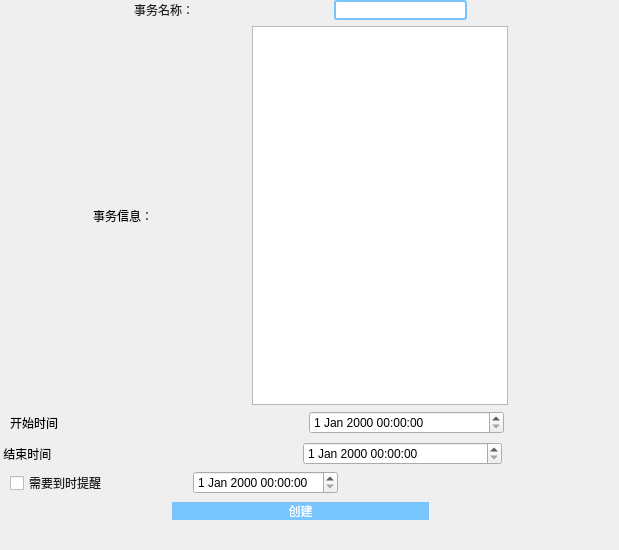
<?xml version="1.0" encoding="UTF-8"?>
<ui version="4.0">
 <class>AddScheTask</class>
 <widget class="QDialog" name="AddScheTask">
  <property name="geometry">
   <rect>
    <x>0</x>
    <y>0</y>
    <width>619</width>
    <height>550</height>
   </rect>
  </property>
  <property name="windowTitle">
   <string>新建定时事务</string>
  </property>
  <property name="autoFillBackground">
   <bool>false</bool>
  </property>
  <widget class="QWidget" name="verticalLayoutWidget">
   <property name="geometry">
    <rect>
     <x>0</x>
     <y>0</y>
     <width>601</width>
     <height>521</height>
    </rect>
   </property>
   <layout class="QVBoxLayout" name="verticalLayout" stretch="6,0,6,6,6,8">
    <property name="sizeConstraint">
     <enum>QLayout::SetDefaultConstraint</enum>
    </property>
    <item>
     <layout class="QHBoxLayout" name="horizontalLayout_7">
      <item>
       <spacer name="horizontalSpacer_8">
        <property name="orientation">
         <enum>Qt::Horizontal</enum>
        </property>
        <property name="sizeHint" stdset="0">
         <size>
          <width>40</width>
          <height>20</height>
         </size>
        </property>
       </spacer>
      </item>
      <item>
       <widget class="QLabel" name="label_task_name">
        <property name="styleSheet">
         <string notr="true">font: 25 11pt '宋体';
color: rgb(31,31,31);</string>
        </property>
        <property name="text">
         <string>事务名称：</string>
        </property>
        <property name="alignment">
         <set>Qt::AlignCenter</set>
        </property>
       </widget>
      </item>
      <item>
       <spacer name="horizontalSpacer_11">
        <property name="orientation">
         <enum>Qt::Horizontal</enum>
        </property>
        <property name="sizeHint" stdset="0">
         <size>
          <width>40</width>
          <height>20</height>
         </size>
        </property>
       </spacer>
      </item>
      <item>
       <widget class="QLineEdit" name="input_task_name">
        <property name="styleSheet">
         <string notr="true">font: 25 13pt '微软雅黑';
color: rgb(31,31,31);
padding-left:20px;
background-color: rgb(255, 255, 255);
border:2px solid rgb(120,196,255);
border-radius:3px;</string>
        </property>
       </widget>
      </item>
      <item>
       <spacer name="horizontalSpacer_12">
        <property name="orientation">
         <enum>Qt::Horizontal</enum>
        </property>
        <property name="sizeHint" stdset="0">
         <size>
          <width>40</width>
          <height>20</height>
         </size>
        </property>
       </spacer>
      </item>
     </layout>
    </item>
    <item>
     <layout class="QHBoxLayout" name="horizontalLayout_3">
      <item>
       <spacer name="horizontalSpacer_2">
        <property name="orientation">
         <enum>Qt::Horizontal</enum>
        </property>
        <property name="sizeHint" stdset="0">
         <size>
          <width>40</width>
          <height>20</height>
         </size>
        </property>
       </spacer>
      </item>
      <item>
       <widget class="QLabel" name="label_2">
        <property name="text">
         <string>事务信息：</string>
        </property>
       </widget>
      </item>
      <item>
       <spacer name="horizontalSpacer_9">
        <property name="orientation">
         <enum>Qt::Horizontal</enum>
        </property>
        <property name="sizeHint" stdset="0">
         <size>
          <width>40</width>
          <height>20</height>
         </size>
        </property>
       </spacer>
      </item>
      <item>
       <widget class="QTextEdit" name="input_comment"/>
      </item>
      <item>
       <spacer name="horizontalSpacer_10">
        <property name="orientation">
         <enum>Qt::Horizontal</enum>
        </property>
        <property name="sizeHint" stdset="0">
         <size>
          <width>40</width>
          <height>20</height>
         </size>
        </property>
       </spacer>
      </item>
     </layout>
    </item>
    <item>
     <layout class="QHBoxLayout" name="ymd_layout" stretch="1,2,2,1">
      <property name="leftMargin">
       <number>10</number>
      </property>
      <property name="bottomMargin">
       <number>2</number>
      </property>
      <item>
       <widget class="QLabel" name="label">
        <property name="text">
         <string>开始时间</string>
        </property>
       </widget>
      </item>
      <item>
       <spacer name="horizontalSpacer_4">
        <property name="orientation">
         <enum>Qt::Horizontal</enum>
        </property>
        <property name="sizeType">
         <enum>QSizePolicy::Preferred</enum>
        </property>
        <property name="sizeHint" stdset="0">
         <size>
          <width>80</width>
          <height>20</height>
         </size>
        </property>
       </spacer>
      </item>
      <item>
       <widget class="QDateTimeEdit" name="datetime_start">
        <property name="minimumDateTime">
         <datetime>
          <hour>0</hour>
          <minute>0</minute>
          <second>0</second>
          <year>1759</year>
          <month>9</month>
          <day>14</day>
         </datetime>
        </property>
       </widget>
      </item>
      <item>
       <spacer name="horizontalSpacer_7">
        <property name="orientation">
         <enum>Qt::Horizontal</enum>
        </property>
        <property name="sizeHint" stdset="0">
         <size>
          <width>40</width>
          <height>20</height>
         </size>
        </property>
       </spacer>
      </item>
     </layout>
    </item>
    <item>
     <layout class="QHBoxLayout" name="horizontalLayout" stretch="1,2,2,1">
      <item>
       <widget class="QLabel" name="label_4">
        <property name="text">
         <string> 结束时间 </string>
        </property>
       </widget>
      </item>
      <item>
       <spacer name="horizontalSpacer_14">
        <property name="orientation">
         <enum>Qt::Horizontal</enum>
        </property>
        <property name="sizeType">
         <enum>QSizePolicy::Preferred</enum>
        </property>
        <property name="sizeHint" stdset="0">
         <size>
          <width>80</width>
          <height>20</height>
         </size>
        </property>
       </spacer>
      </item>
      <item>
       <widget class="QDateTimeEdit" name="datetime_end">
        <property name="minimumDateTime">
         <datetime>
          <hour>0</hour>
          <minute>0</minute>
          <second>0</second>
          <year>1759</year>
          <month>9</month>
          <day>14</day>
         </datetime>
        </property>
       </widget>
      </item>
      <item>
       <spacer name="horizontalSpacer_13">
        <property name="orientation">
         <enum>Qt::Horizontal</enum>
        </property>
        <property name="sizeHint" stdset="0">
         <size>
          <width>40</width>
          <height>20</height>
         </size>
        </property>
       </spacer>
      </item>
     </layout>
    </item>
    <item>
     <layout class="QHBoxLayout" name="horizontalLayout_11" stretch="0,0,0,0">
      <property name="leftMargin">
       <number>10</number>
      </property>
      <item>
       <widget class="QCheckBox" name="chkbox_have_reminder">
        <property name="styleSheet">
         <string notr="true">font: 25 11pt '宋体';
color: rgb(31,31,31);</string>
        </property>
        <property name="text">
         <string>需要到时提醒</string>
        </property>
       </widget>
      </item>
      <item>
       <spacer name="horizontalSpacer_5">
        <property name="orientation">
         <enum>Qt::Horizontal</enum>
        </property>
        <property name="sizeType">
         <enum>QSizePolicy::Preferred</enum>
        </property>
        <property name="sizeHint" stdset="0">
         <size>
          <width>80</width>
          <height>20</height>
         </size>
        </property>
       </spacer>
      </item>
      <item>
       <widget class="QDateTimeEdit" name="datetime_reminder"/>
      </item>
      <item>
       <spacer name="horizontalSpacer_6">
        <property name="orientation">
         <enum>Qt::Horizontal</enum>
        </property>
        <property name="sizeHint" stdset="0">
         <size>
          <width>40</width>
          <height>20</height>
         </size>
        </property>
       </spacer>
      </item>
     </layout>
    </item>
    <item>
     <layout class="QHBoxLayout" name="horizontalLayout_4" stretch="2,3,2">
      <item>
       <spacer name="horizontalSpacer">
        <property name="orientation">
         <enum>Qt::Horizontal</enum>
        </property>
        <property name="sizeHint" stdset="0">
         <size>
          <width>40</width>
          <height>20</height>
         </size>
        </property>
       </spacer>
      </item>
      <item>
       <widget class="QPushButton" name="btn_create">
        <property name="styleSheet">
         <string notr="true">QPushButton{
font: 25 14pt '微软雅黑';
color: rgb(255,255,255);
background-color: rgb(120,196,255);
border: none;border-radius:15px;
}
QPushButton:hover{
background-color: rgb(22,218,208);
}
QPushButton:pressed{
background-color: rgb(17,171,164);}
</string>
        </property>
        <property name="text">
         <string>创建</string>
        </property>
       </widget>
      </item>
      <item>
       <spacer name="horizontalSpacer_3">
        <property name="orientation">
         <enum>Qt::Horizontal</enum>
        </property>
        <property name="sizeHint" stdset="0">
         <size>
          <width>40</width>
          <height>20</height>
         </size>
        </property>
       </spacer>
      </item>
     </layout>
    </item>
   </layout>
  </widget>
 </widget>
 <resources/>
 <connections/>
</ui>
